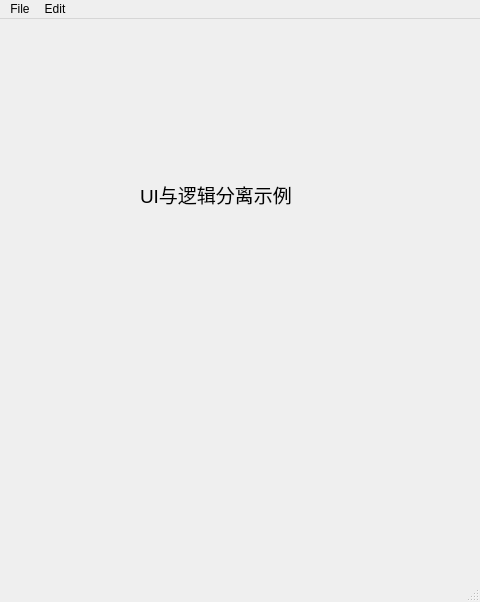
<?xml version="1.0" encoding="UTF-8"?>
<ui version="4.0">
 <class>MainWindow</class>
 <widget class="QMainWindow" name="MainWindow">
  <property name="geometry">
   <rect>
    <x>0</x>
    <y>0</y>
    <width>480</width>
    <height>602</height>
   </rect>
  </property>
  <property name="windowTitle">
   <string>UI逻辑分离</string>
  </property>
  <widget class="QWidget" name="centralwidget">
   <widget class="QLabel" name="label">
    <property name="geometry">
     <rect>
      <x>140</x>
      <y>140</y>
      <width>151</width>
      <height>71</height>
     </rect>
    </property>
    <property name="font">
     <font>
      <pointsize>14</pointsize>
     </font>
    </property>
    <property name="text">
     <string>UI与逻辑分离示例</string>
    </property>
   </widget>
  </widget>
  <widget class="QMenuBar" name="menubar">
   <property name="geometry">
    <rect>
     <x>0</x>
     <y>0</y>
     <width>480</width>
     <height>21</height>
    </rect>
   </property>
   <widget class="QMenu" name="menuFile">
    <property name="title">
     <string>File</string>
    </property>
    <addaction name="separator"/>
    <addaction name="actionExit"/>
   </widget>
   <widget class="QMenu" name="menuEdit">
    <property name="title">
     <string>Edit</string>
    </property>
    <addaction name="separator"/>
    <addaction name="actionCopy"/>
    <addaction name="separator"/>
    <addaction name="actionCut"/>
    <addaction name="separator"/>
    <addaction name="actionPaste"/>
   </widget>
   <addaction name="menuFile"/>
   <addaction name="menuEdit"/>
  </widget>
  <widget class="QStatusBar" name="statusbar"/>
  <action name="actionExit">
   <property name="text">
    <string>Exit</string>
   </property>
  </action>
  <action name="actionCopy">
   <property name="text">
    <string>Copy</string>
   </property>
  </action>
  <action name="actionCut">
   <property name="text">
    <string>Cut</string>
   </property>
  </action>
  <action name="actionPaste">
   <property name="text">
    <string>Paste</string>
   </property>
  </action>
 </widget>
 <resources/>
 <connections/>
</ui>
